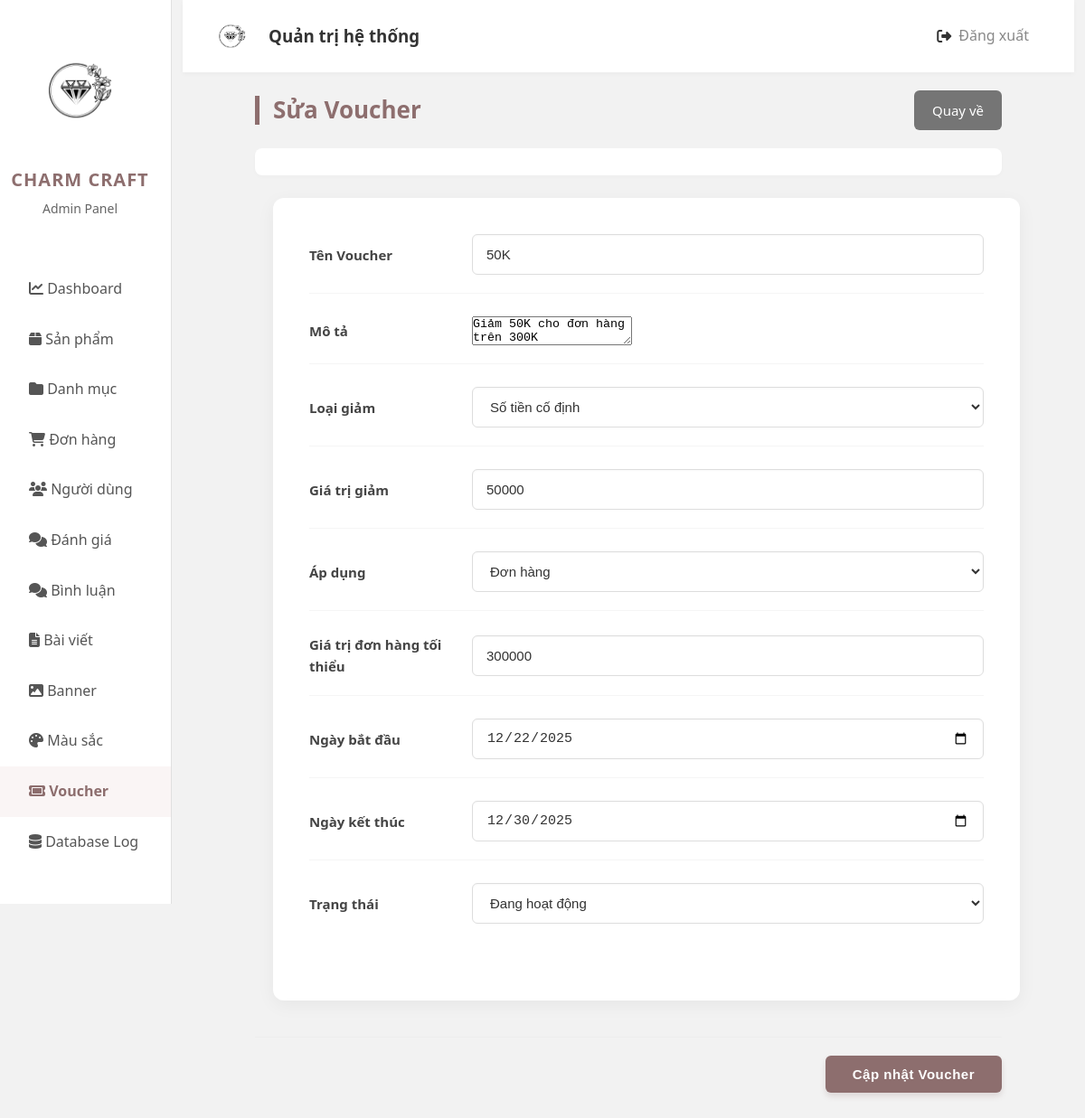
/admin/index.php?page=voucher&action=edit&id=6, run on the app's committed database.
### tables this page shows
CREATE TABLE `voucher` (
  `id` int(11) NOT NULL,
  `name` varchar(255) DEFAULT NULL,
  `description` text DEFAULT NULL,
  `discountType` varchar(50) DEFAULT NULL,
  `discountValue` int(11) DEFAULT 0,
  `minValue` int(11) DEFAULT 0,
  `applyType` varchar(50) DEFAULT NULL,
  `dateStart` date DEFAULT NULL,
  `dateEnd` date DEFAULT NULL,
  `status` tinyint(4) DEFAULT NULL
);

### app/model/database.php (called while the page is built, shortened)
<?php
class DataBase
{
    private $servername = "localhost";
    private $username = "root";
    private $password = "";
    private $dbname = "da";
    private $conn;
    public function __construct()
    {
        try {
            $this->conn = new PDO("mysql:host=$this->servername;dbname=$this->dbname", $this->username, $this->password);
            $this->conn->setAttribute(PDO::ATTR_ERRMODE, PDO::ERRMODE_EXCEPTION);
        } catch (PDOException $e) {
            echo "Connection failed: " . $e->getMessage();
        }
    }
    public function query($sql, $param = []): mixed
    {
        $this->stmt = $this->conn->prepare($sql);
        $this->stmt->execute($param);
        return $this->stmt;
    }
    public function getOne($sql, $param = []): mixed
    {
        $statement = $this->query($sql, $param);
        return $statement->fetch(PDO::FETCH_ASSOC);
    }
}

### app/model/voucherModel.php (called while the page is built, shortened)
<?php
class VoucherModel
{
    private $db;
    public function __construct()
    {
        $this->db = new DataBase();
    }
    public function getById($id) {
        $sql = "SELECT * FROM voucher WHERE id = ?";
        return $this->db->getOne($sql, [$id]);
    }
}

### admin/app/view/voucherEdit.php (the view, shortened to what this page needs)
<div class="main" style="margin: 0 80px;">
    <div class="main-category">
        <div class="main-danhmuc">
            <p>Sửa Voucher</p>
            <a href="?page=voucher">Quay về</a>
        </div>
        <div class="main-header">
        </div>
    </div>
    <form action="?page=voucher&action=saveEdit&id=<?= $data['voucher']['id'] ?>" method="post">
        <div class="main-product" style="margin: 0 20px;">
            <div class="category-main-product">
                <label for="name">Tên Voucher</label>
                <input type="text" name="name" value="<?= $data['voucher']['name'] ?>" required>
            </div>
            <div class="category-main-product">
                <label for="description">Mô tả</label>
                <textarea name="description" required><?= $data['voucher']['description'] ?></textarea>
            </div>
            <div class="category-main-product">
                <label for="discountType">Loại giảm</label>
                <select name="discountType" required>
                    <option value="fixed" <?= $data['voucher']['discountType']=='fixed'?'selected':'' ?>>Số tiền cố định</option>
                </select>
            </div>
            <div class="category-main-product">
    <label for="discountValue">Giá trị giảm</label>
    <input type="number" name="discountValue"
           value="<?= $data['voucher']['discountValue'] ?>" required>
</div>
            <div class="category-main-product">
                <label for="applyType">Áp dụng</label>
                <select name="applyType" required>
                    <option value="order" <?= $data['voucher']['applyType']=='order'?'selected':'' ?>>Đơn hàng</option>
                </select>
            </div>
            <div class="category-main-product">
                <label for="minValue">Giá trị đơn hàng tối thiểu</label>
                <input type="number" name="minValue" value="<?= $data['voucher']['minValue'] ?>" min="0" required>
            </div>
            <div class="category-main-product">
                <label for="dateStart">Ngày bắt đầu</label>
                <input type="date" name="dateStart" value="<?= $data['voucher']['dateStart'] ?>" required>
            </div>
            <div class="category-main-product">
                <label for="dateEnd">Ngày kết thúc</label>
                <input type="date" name="dateEnd" value="<?= $data['voucher']['dateEnd'] ?>" required>
            </div>
            <div class="category-main-product">
                <label for="status">Trạng thái</label>
                <select name="status" required>
                    <option value="1" <?= $data['voucher']['status']==1?'selected':'' ?>>Đang hoạt động</option>
                </select>
            </div>
        </div>
        <div class="submit-main-product">
            <button type="submit" name="submit">Cập nhật Voucher</button>
        </div>
    </form>
</div>

### admin/public/css/grid.css (style rules this page uses)
* { margin: 0; padding: 0; box-sizing: border-box; }

### admin/public/css/Admin.css (style rules this page uses)
body { font-family: "Segoe UI", Tahoma, Geneva, Verdana, sans-serif; background-color: #f2f2f2; color: #333; line-height: 1.6; }
.main { margin: 30px 50px; padding-bottom: 50px; }
.main-category { display: flex; flex-direction: column; margin-bottom: 25px; }
.main-danhmuc { display: flex; justify-content: space-between; align-items: center; margin-bottom: 20px; }
.main-danhmuc p { font-size: 26px; margin: 0; color: #8d6e6e; font-weight: 700; border-left: 5px solid #8d6e6e; padding-left: 15px; line-height: 1.2; }
.main-danhmuc a { font-size: 15px; text-decoration: none; color: white; border-radius: 6px; background-color: #757575; padding: 10px 20px; transition: all 0.3s ease; display: inline-flex; align-items: center; gap: 8px; }
.main-header { background-color: #fff; padding: 15px 20px; border-radius: 8px; box-shadow: 0 2px 5px rgba(0, 0, 0, 0.02); display: flex; justify-content: space-between; align-items: center; flex-wrap: wrap; gap: 15px; }
.main-product { margin: 0 auto; background-color: #fff; padding: 40px; border-radius: 12px; box-shadow: 0 5px 20px rgba(0, 0, 0, 0.05); max-width: 100%; width: 100%; }
.category-main-product, .text-main-product { display: flex; align-items: center; margin-bottom: 25px; border-bottom: 1px solid #f5f5f5; padding-bottom: 20px; }
.category-main-product:last-child, .text-main-product:last-child { border-bottom: none; }
.category-main-product label, .text-main-product label { font-size: 15px; font-weight: 600; color: #444; width: 160px; min-width: 160px; margin-right: 20px; }
.category-main-product input[type="text"], .category-main-product input[type="number"], .category-main-product input[type="date"], .category-main-product select, .text-main-product textarea { flex-grow: 1; width: 100%; height: 45px; border-radius: 6px; font-size: 15px; background-color: #fff; border: 1px solid #ddd; padding: 0 15px; color: #333; transition: all 0.3s ease; box-shadow: inset 0 1px 2px rgba(0, 0, 0, 0.03); }
.submit-main-product { margin-top: 40px; padding-top: 20px; border-top: 1px solid #eee; display: flex; justify-content: flex-end; gap: 15px; }
button, .submit-main-product a button, .btn-cancel button { font-size: 15px; font-weight: 600; padding: 12px 30px; border-radius: 6px; cursor: pointer; border: none; transition: all 0.3s; display: inline-flex; align-items: center; justify-content: center; letter-spacing: 0.5px; }
button[type="submit"], .submit-main-product button[type="submit"] { background-color: #8d6e6e; color: white; box-shadow: 0 4px 6px rgba(141, 110, 110, 0.2); }

### data on the page
voucher: name "50K", description "Giảm 50K cho đơn hàng trên 300K", discountType "Số tiền cố định", discountValue "50000", applyType "Đơn hàng", minValue "300000", dateStart "12/22/2025", dateEnd "12/30/2025", status "Đang hoạt động"
